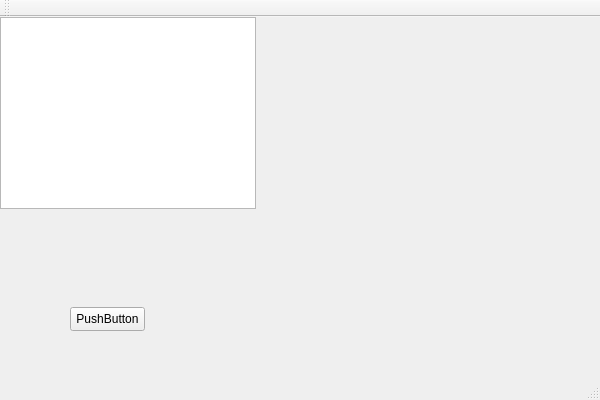
<?xml version="1.0" encoding="UTF-8"?>
<ui version="4.0">
 <class>StardewValleyAppClass</class>
 <widget class="QMainWindow" name="StardewValleyAppClass">
  <property name="geometry">
   <rect>
    <x>0</x>
    <y>0</y>
    <width>600</width>
    <height>400</height>
   </rect>
  </property>
  <property name="windowTitle">
   <string>StardewValleyApp</string>
  </property>
  <widget class="QWidget" name="centralWidget">
   <widget class="QTableView" name="tableView">
    <property name="geometry">
     <rect>
      <x>0</x>
      <y>0</y>
      <width>256</width>
      <height>192</height>
     </rect>
    </property>
   </widget>
   <widget class="QPushButton" name="pushButton">
    <property name="geometry">
     <rect>
      <x>70</x>
      <y>290</y>
      <width>75</width>
      <height>24</height>
     </rect>
    </property>
    <property name="text">
     <string>PushButton</string>
    </property>
   </widget>
  </widget>
  <widget class="QMenuBar" name="menuBar">
   <property name="geometry">
    <rect>
     <x>0</x>
     <y>0</y>
     <width>600</width>
     <height>22</height>
    </rect>
   </property>
  </widget>
  <widget class="QToolBar" name="mainToolBar">
   <attribute name="toolBarArea">
    <enum>TopToolBarArea</enum>
   </attribute>
   <attribute name="toolBarBreak">
    <bool>false</bool>
   </attribute>
  </widget>
  <widget class="QStatusBar" name="statusBar"/>
 </widget>
 <layoutdefault spacing="6" margin="11"/>
 <resources>
  <include location="StardewValleyApp.qrc"/>
 </resources>
 <connections/>
</ui>
